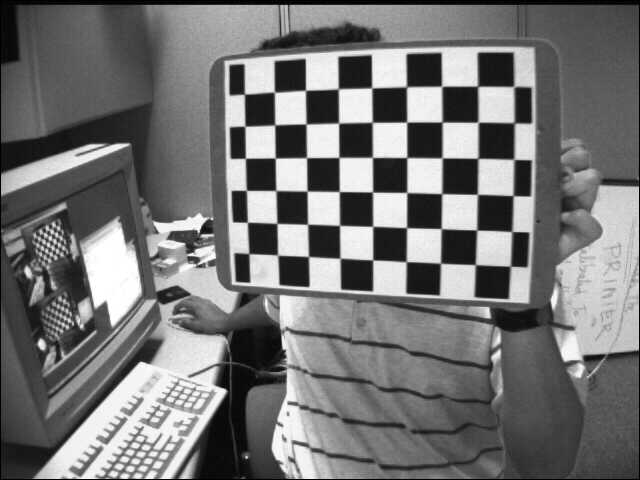
#> input picture left01.jpg, 640 x 480 px
$ python 042_calibrate.py
#> lines starting #> are read from the running program, lines starting #| are printed output that depends on the picture; after the words box and inside, x2 and y2 are one past the last pixel; in counts of white or black regions, pixels touching at a corner belong together; long printed decimals are rounded
import cv2
import numpy as np

criteria = (cv2.TERM_CRITERIA_EPS + cv2.TERM_CRITERIA_MAX_ITER, 30, 0.001)

objp = np.zeros((6 * 7, 3), np.float32)
objp[:, :2] = np.mgrid[0:7, 0:6].T.reshape(-1, 2)

objpoints = []
imgpoints = []

img = cv2.imread('left01.jpg')
#> img is the input picture: shape (480, 640, 3); min 0, max 255, mean 116.6

# 寻找棋盘点
gray = cv2.cvtColor(img, cv2.COLOR_BGR2GRAY)

ret, corners = cv2.findChessboardCorners(gray, (7, 6), None)
#> ret = True; corners = 42 rows, first 8: [475.4, 264.8], [440.5, 263.2], [405.9, 261.5], [372.9, 259.9], [340.6, 258.5], [308.7, 256.4], [277.6, 255.1], [476.7, 230.1]

if ret:
    objpoints.append(objp)

    corners2 = cv2.cornerSubPix(gray, corners, (11, 11), (-1, -1), criteria)
#> corners2 = 42 rows, first 8: [475.3, 264.6], [440.5, 263.2], [406.2, 261.7], [372.7, 259.9], [340, 258.2], [308.5, 256.5], [277.6, 255.1], [476.7, 230]
    imgpoints.append(corners2)

    img = cv2.drawChessboardCorners(img, (7, 6), corners2, ret)
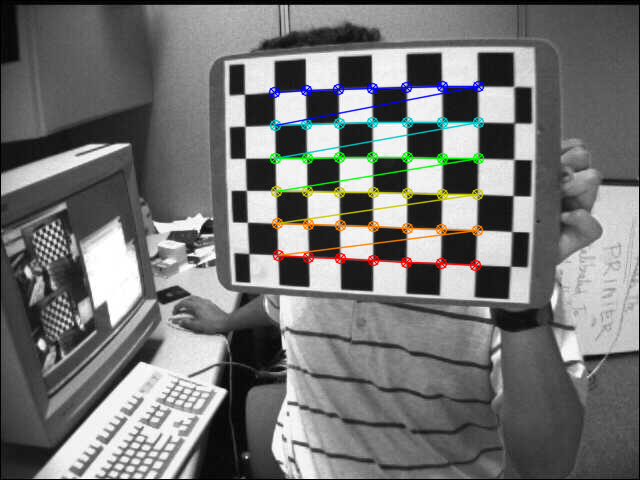
#> img: shape (480, 640, 3); 3.22% of pixels changed, all inside (x1, y1, x2, y2) = (268, 80, 485, 272)
    # cv2.imshow('img', img)
    # cv2.waitKey(0)

# 标定相机
ret, mtx, dist, rvecs, tvecs = cv2.calibrateCamera(objpoints, imgpoints, gray.shape[::-1], None, None)
#> ret = 0.146; mtx = [[841.1, 0, 299.8], [0, 795.4, 311.1], [0, 0, 1]]; dist = [[-0.744, 1.23, -0.063, 0.0252, -4.97]]; rvecs = ([-0.679, 0.378, -3.01],); tvecs = ([4.77, -1.27, 22.63],)

# 图像矫正
img = cv2.imread('left02.jpg')
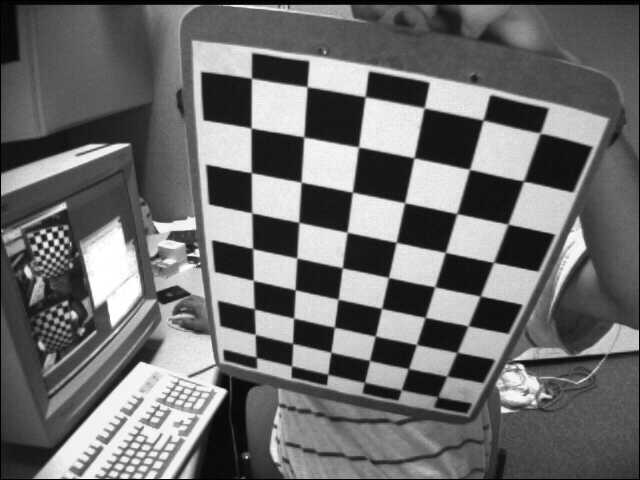
#> input picture left02.jpg, 640 x 480 px
#> img is the input picture: shape (480, 640, 3); min 0, max 255, mean 109
h, w = img.shape[:2]
#> h = 480; w = 640
newcameramtx, roi = cv2.getOptimalNewCameraMatrix(mtx, dist, (w, h), 1, (w, h))
#> newcameramtx = [[472.5, 0, 227.3], [0, 362.1, 382.8], [0, 0, 1]]; roi = (59, 241, 359, 218)

# 方法1（推荐）：
dst = cv2.undistort(img, mtx, dist, None, newcameramtx)
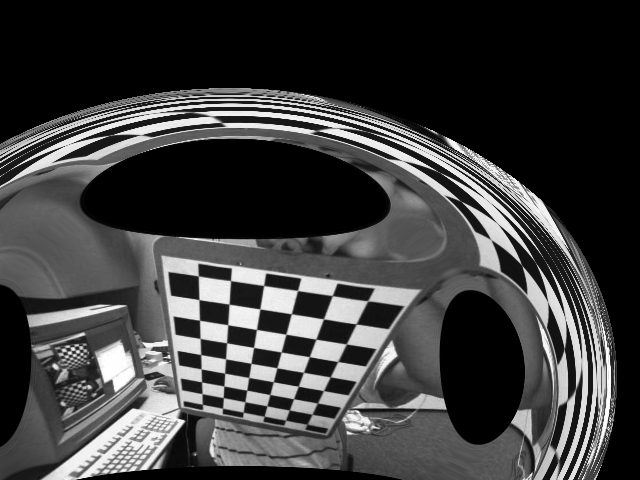
#> dst: shape (480, 640, 3); min 0, max 255, mean 61

# 方法2：
# mapx, mapy = cv2.initUndistortRectifyMap(mtx, dist, None, newcameramtx, (w, h), 5)
# dst = cv2.remap(img, mapx, mapy, cv2.INTER_LINEAR)

# 裁剪
x, y, w, h = roi
#> x = 59; y = 241; w = 359; h = 218
dst = dst[y:y + h, x:x + w]
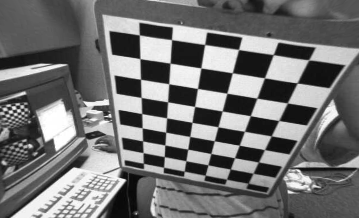
#> dst: shape (218, 359, 3); min 3, max 255, mean 113.5
cv2.imshow('dst', dst)
cv2.waitKey(0)

# 计算误差
mean_error = 0
for i in range(len(objpoints)):
    imgpoints2, _ = cv2.projectPoints(objpoints[i], rvecs[i], tvecs[i], mtx, dist)
    error = cv2.norm(imgpoints[i], imgpoints2, cv2.NORM_L2) / len(imgpoints2)
    mean_error += error
#> this loop made 1 pass
#> (error, mean_error) on pass 1: (0.0226, 0.0226)
#> after the loop, mean_error = 0.0226

print(mean_error / len(objpoints))
#| 0.02255

cv2.destroyAllWindows()
